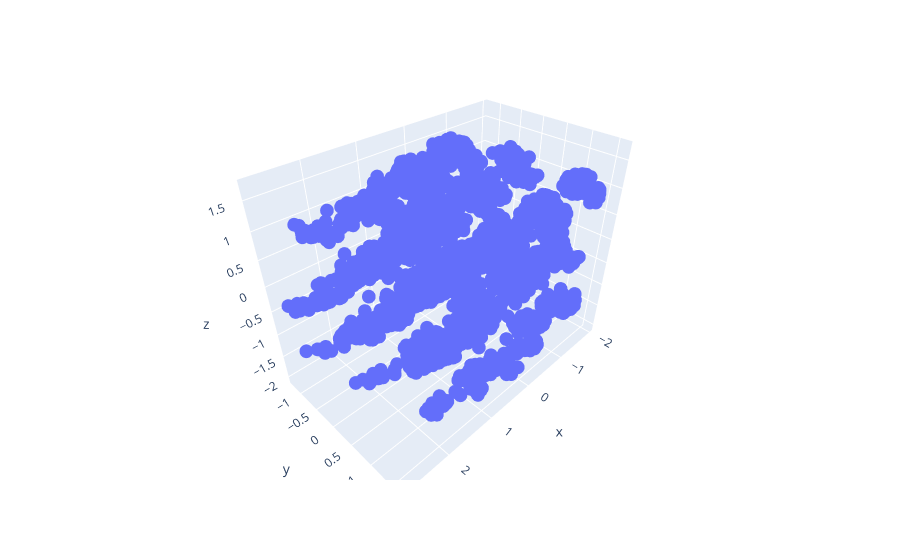

Here is the notebook cell this chart was saved with:
### Markdown cell above
## Ica

### Code cell
from sklearn.decomposition import FastICA

# Then ICA
ica = FastICA(n_components=3, random_state=42, max_iter=5000, tol=0.0001)
X_ica = ica.fit_transform(X)


# 2D Embedding
plt.figure(figsize=(8, 6))
plt.scatter(X_ica[:, 0], X_ica[:, 1], color='purple', alpha=0.8)
plt.title('2-D Embedding with FastICA', fontsize=14)
plt.xlabel('Independent Component 1')
plt.ylabel('Independent Component 2')
plt.grid(True, alpha=0.3)
plt.show()


import plotly.express as px

fig = plt.figure(figsize=(10, 8))
px.scatter_3d(x=X_ica[:,0], y=X_ica[:,1], z=X_ica[:,2])

### Figure 1 — Plotly figure (JSON) as saved in the notebook; plotly's stock layout.template omitted (floating-point values rounded to 4 significant figures; data arrays with more than 128 entries replaced by an {"elided": "..."} marker saying what was removed)
{"data": [{"hovertemplate": "x=%{x}<br>y=%{y}<br>z=%{z}<extra></extra>", "legendgroup": "", "marker": {"color": "#636efa", "symbol": "circle"}, "mode": "markers", "name": "", "scene": "scene", "showlegend": false, "type": "scatter3d", "x": {"elided": "5000 float values"}, "y": {"elided": "5000 float values"}, "z": {"elided": "5000 float values"}}], "layout": {"legend": {"tracegroupgap": 0}, "margin": {"t": 60}, "scene": {"domain": {"x": [0, 1], "y": [0, 1]}, "xaxis": {"title": {"text": "x"}}, "yaxis": {"title": {"text": "y"}}, "zaxis": {"title": {"text": "z"}}}}}
